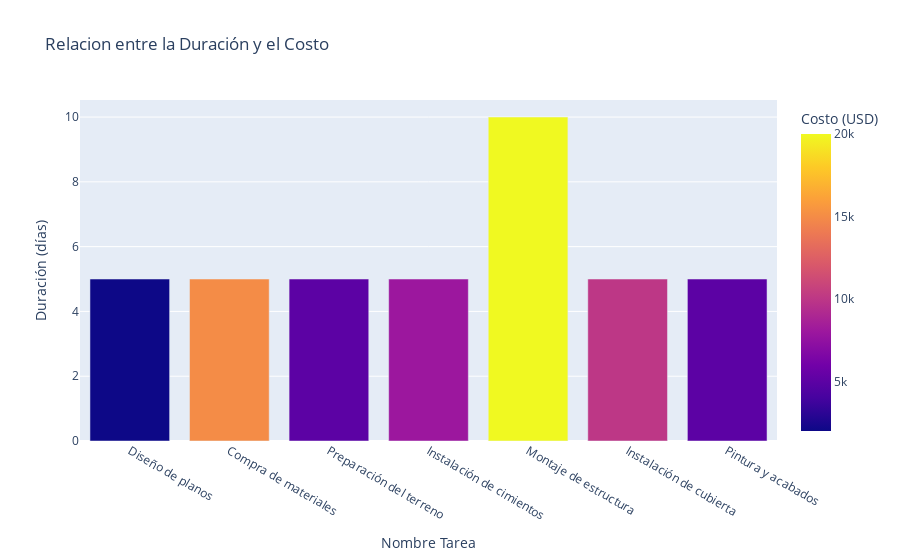

The notebook cell saved with this chart:
### Code cell
fig =px.bar(analisis, x="Nombre Tarea", y="Duración (días)", title="Relacion entre la Duración y el Costo", barmode="group", color="Costo (USD)")
fig.show()

### Figure 1 — Plotly figure (JSON) as saved in the notebook; plotly's stock layout.template omitted (floating-point values rounded to 4 significant figures)
{"data": [{"alignmentgroup": "True", "hovertemplate": "Nombre Tarea=%{x}<br>Duración (días)=%{y}<br>Costo (USD)=%{marker.color}<extra></extra>", "legendgroup": "", "marker": {"color": [2000, 15000, 5000, 8000, 20000, 10000, 5000], "coloraxis": "coloraxis", "pattern": {"shape": ""}}, "name": "", "offsetgroup": "", "orientation": "v", "showlegend": false, "textposition": "auto", "type": "bar", "x": ["Diseño de planos", "Compra de materiales", "Preparación del terreno", "Instalación de cimientos", "Montaje de estructura", "Instalación de cubierta", "Pintura y acabados"], "xaxis": "x", "y": [5, 5, 5, 5, 10, 5, 5], "yaxis": "y"}], "layout": {"barmode": "group", "coloraxis": {"colorbar": {"title": {"text": "Costo (USD)"}}, "colorscale": [[0, "#0d0887"], [0.1111, "#46039f"], [0.2222, "#7201a8"], [0.3333, "#9c179e"], [0.4444, "#bd3786"], [0.5556, "#d8576b"], [0.6667, "#ed7953"], [0.7778, "#fb9f3a"], [0.8889, "#fdca26"], [1, "#f0f921"]]}, "legend": {"tracegroupgap": 0}, "title": {"text": "Relacion entre la Duración y el Costo"}, "xaxis": {"anchor": "y", "domain": [0, 1], "title": {"text": "Nombre Tarea"}}, "yaxis": {"anchor": "x", "domain": [0, 1], "title": {"text": "Duración (días)"}}}}
